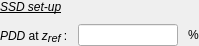
              <widget class="QWidget" name="ssdPage">
               <property name="sizePolicy">
                <sizepolicy hsizetype="Fixed" vsizetype="Fixed">
                 <horstretch>0</horstretch>
                 <verstretch>0</verstretch>
                </sizepolicy>
               </property>
               <layout class="QVBoxLayout" name="verticalLayout_10">
                <property name="sizeConstraint">
                 <enum>QLayout::SetFixedSize</enum>
                </property>
                <property name="leftMargin">
                 <number>0</number>
                </property>
                <property name="topMargin">
                 <number>0</number>
                </property>
                <property name="rightMargin">
                 <number>0</number>
                </property>
                <property name="bottomMargin">
                 <number>0</number>
                </property>
                <item>
                 <layout class="QVBoxLayout" name="ssdPageVL">
                  <property name="spacing">
                   <number>10</number>
                  </property>
                  <property name="sizeConstraint">
                   <enum>QLayout::SetMaximumSize</enum>
                  </property>
                  <item>
                   <widget class="QLabel" name="ssdSetupLabel">
                    <property name="sizePolicy">
                     <sizepolicy hsizetype="Fixed" vsizetype="Preferred">
                      <horstretch>0</horstretch>
                      <verstretch>0</verstretch>
                     </sizepolicy>
                    </property>
                    <property name="text">
                     <string>&lt;html&gt;&lt;head/&gt;&lt;body&gt;&lt;p&gt;&lt;span style=&quot; font-style:italic; text-decoration: underline;&quot;&gt;SSD set-up&lt;/span&gt;&lt;/p&gt;&lt;/body&gt;&lt;/html&gt;</string>
                    </property>
                   </widget>
                  </item>
                  <item>
                   <layout class="QHBoxLayout" name="pddHL">
                    <property name="sizeConstraint">
                     <enum>QLayout::SetDefaultConstraint</enum>
                    </property>
                    <item>
                     <widget class="QLabel" name="pddLabel">
                      <property name="sizePolicy">
                       <sizepolicy hsizetype="Preferred" vsizetype="Preferred">
                        <horstretch>0</horstretch>
                        <verstretch>0</verstretch>
                       </sizepolicy>
                      </property>
                      <property name="text">
                       <string>&lt;html&gt;&lt;head/&gt;&lt;body&gt;&lt;p&gt;&lt;span style=&quot; font-style:italic;&quot;&gt;PDD&lt;/span&gt; at &lt;span style=&quot; font-style:italic;&quot;&gt;z&lt;/span&gt;&lt;span style=&quot; font-size:12pt; font-style:italic; vertical-align:sub;&quot;&gt;ref &lt;/span&gt;:&lt;/p&gt;&lt;/body&gt;&lt;/html&gt;</string>
                      </property>
                     </widget>
                    </item>
                    <item>
                     <widget class="QLineEdit" name="pddLE">
                      <property name="sizePolicy">
                       <sizepolicy hsizetype="Preferred" vsizetype="Preferred">
                        <horstretch>0</horstretch>
                        <verstretch>0</verstretch>
                       </sizepolicy>
                      </property>
                      <property name="minimumSize">
                       <size>
                        <width>100</width>
                        <height>0</height>
                       </size>
                      </property>
                      <property name="maximumSize">
                       <size>
                        <width>100</width>
                        <height>16777215</height>
                       </size>
                      </property>
                     </widget>
                    </item>
                    <item>
                     <widget class="QLabel" name="pddUnit">
                      <property name="sizePolicy">
                       <sizepolicy hsizetype="Preferred" vsizetype="Preferred">
                        <horstretch>0</horstretch>
                        <verstretch>0</verstretch>
                       </sizepolicy>
                      </property>
                      <property name="text">
                       <string>%</string>
                      </property>
                     </widget>
                    </item>
                   </layout>
                  </item>
                 </layout>
                </item>
               </layout>
              </widget>
